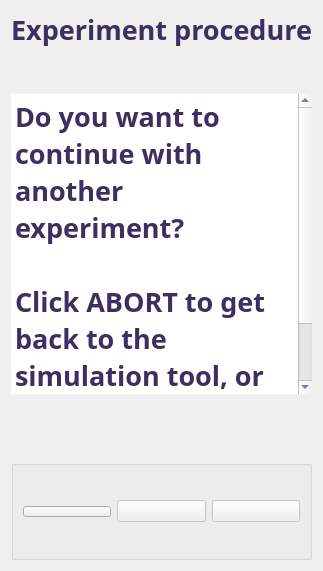
                 <widget class="QWidget" name="page_8">
                  <property name="sizePolicy">
                   <sizepolicy hsizetype="Expanding" vsizetype="Expanding">
                    <horstretch>0</horstretch>
                    <verstretch>0</verstretch>
                   </sizepolicy>
                  </property>
                  <layout class="QGridLayout" name="gridLayout_23">
                   <item row="0" column="0">
                    <widget class="QLabel" name="label_30">
                     <property name="font">
                      <font>
                       <family>Bradley Hand ITC</family>
                       <pointsize>20</pointsize>
                       <weight>75</weight>
                       <bold>true</bold>
                      </font>
                     </property>
                     <property name="styleSheet">
                      <string notr="true">color: rgb(61, 48, 97);</string>
                     </property>
                     <property name="text">
                      <string>Experiment procedure</string>
                     </property>
                     <property name="alignment">
                      <set>Qt::AlignCenter</set>
                     </property>
                    </widget>
                   </item>
                   <item row="2" column="0">
                    <widget class="QTextEdit" name="textEdit_6">
                     <property name="minimumSize">
                      <size>
                       <width>0</width>
                       <height>300</height>
                      </size>
                     </property>
                     <property name="maximumSize">
                      <size>
                       <width>16777215</width>
                       <height>16777215</height>
                      </size>
                     </property>
                     <property name="font">
                      <font>
                       <family>Bradley Hand ITC</family>
                       <pointsize>20</pointsize>
                       <weight>75</weight>
                       <bold>true</bold>
                      </font>
                     </property>
                     <property name="styleSheet">
                      <string notr="true">color: rgb(61, 48, 97);</string>
                     </property>
                     <property name="frameShape">
                      <enum>QFrame::NoFrame</enum>
                     </property>
                     <property name="html">
                      <string>&lt;!DOCTYPE HTML PUBLIC &quot;-//W3C//DTD HTML 4.0//EN&quot; &quot;http://www.w3.org/TR/REC-html40/strict.dtd&quot;&gt;
&lt;html&gt;&lt;head&gt;&lt;meta name=&quot;qrichtext&quot; content=&quot;1&quot; /&gt;&lt;style type=&quot;text/css&quot;&gt;
p, li { white-space: pre-wrap; }
&lt;/style&gt;&lt;/head&gt;&lt;body style=&quot; font-family:'Bradley Hand ITC'; font-size:20pt; font-weight:600; font-style:normal;&quot;&gt;
&lt;p style=&quot; margin-top:0px; margin-bottom:0px; margin-left:0px; margin-right:0px; -qt-block-indent:0; text-indent:0px;&quot;&gt;&lt;span style=&quot; font-weight:792;&quot;&gt;Do you want to continue with another experiment?&lt;/span&gt;&lt;/p&gt;
&lt;p style=&quot; margin-top:0px; margin-bottom:0px; margin-left:0px; margin-right:0px; -qt-block-indent:0; text-indent:0px;&quot;&gt;&lt;span style=&quot; font-weight:792;&quot;&gt; &lt;/span&gt;&lt;/p&gt;
&lt;p style=&quot; margin-top:0px; margin-bottom:0px; margin-left:0px; margin-right:0px; -qt-block-indent:0; text-indent:0px;&quot;&gt;&lt;span style=&quot; font-weight:792;&quot;&gt;Click ABORT to get back to the simulation tool, or RESTART to begin a new experiment&lt;/span&gt;&lt;/p&gt;&lt;/body&gt;&lt;/html&gt;</string>
                     </property>
                    </widget>
                   </item>
                   <item row="3" column="0">
                    <spacer name="verticalSpacer_19">
                     <property name="orientation">
                      <enum>Qt::Vertical</enum>
                     </property>
                     <property name="sizeType">
                      <enum>QSizePolicy::Expanding</enum>
                     </property>
                     <property name="sizeHint" stdset="0">
                      <size>
                       <width>20</width>
                       <height>60</height>
                      </size>
                     </property>
                    </spacer>
                   </item>
                   <item row="4" column="0">
                    <widget class="QGroupBox" name="groupBox_21">
                     <property name="minimumSize">
                      <size>
                       <width>0</width>
                       <height>100</height>
                      </size>
                     </property>
                     <property name="maximumSize">
                      <size>
                       <width>16777215</width>
                       <height>16777215</height>
                      </size>
                     </property>
                     <property name="title">
                      <string/>
                     </property>
                     <layout class="QHBoxLayout" name="horizontalLayout_10">
                      <item>
                       <widget class="QPushButton" name="pushButton_ricomincia_8">
                        <property name="enabled">
                         <bool>true</bool>
                        </property>
                        <property name="font">
                         <font>
                          <family>Bradley Hand ITC</family>
                          <pointsize>-1</pointsize>
                          <weight>99</weight>
                          <bold>true</bold>
                         </font>
                        </property>
                        <property name="text">
                         <string/>
                        </property>
                        <property name="icon">
                         <iconset resource="didacticoop.qrc">
                          <normaloff>:/icons/ricomincia.png</normaloff>:/icons/ricomincia.png</iconset>
                        </property>
                        <property name="iconSize">
                         <size>
                          <width>80</width>
                          <height>80</height>
                         </size>
                        </property>
                       </widget>
                      </item>
                      <item>
                       <widget class="QPushButton" name="pushButton_back_8">
                        <property name="enabled">
                         <bool>false</bool>
                        </property>
                        <property name="text">
                         <string/>
                        </property>
                        <property name="icon">
                         <iconset resource="didacticoop.qrc">
                          <normaloff>:/icons/back.png</normaloff>:/icons/back.png</iconset>
                        </property>
                        <property name="iconSize">
                         <size>
                          <width>80</width>
                          <height>80</height>
                         </size>
                        </property>
                       </widget>
                      </item>
                      <item>
                       <widget class="QPushButton" name="pushButton_forward_8">
                        <property name="enabled">
                         <bool>false</bool>
                        </property>
                        <property name="text">
                         <string/>
                        </property>
                        <property name="icon">
                         <iconset resource="didacticoop.qrc">
                          <normaloff>:/icons/forward.png</normaloff>:/icons/forward.png</iconset>
                        </property>
                        <property name="iconSize">
                         <size>
                          <width>80</width>
                          <height>80</height>
                         </size>
                        </property>
                       </widget>
                      </item>
                     </layout>
                    </widget>
                   </item>
                   <item row="1" column="0">
                    <spacer name="verticalSpacer_26">
                     <property name="orientation">
                      <enum>Qt::Vertical</enum>
                     </property>
                     <property name="sizeType">
                      <enum>QSizePolicy::Fixed</enum>
                     </property>
                     <property name="sizeHint" stdset="0">
                      <size>
                       <width>20</width>
                       <height>40</height>
                      </size>
                     </property>
                    </spacer>
                   </item>
                  </layout>
                 </widget>
